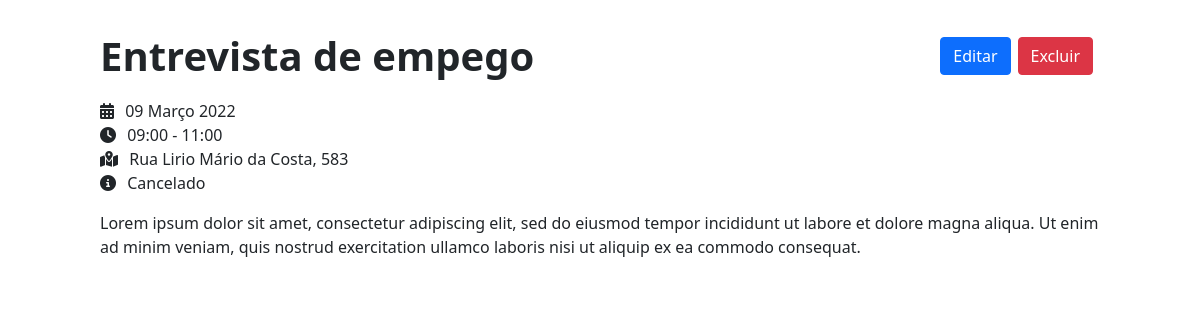
Page /compromisso/82 on the committed database.
### agenda_app/models.py (models this page shows, shortened)
class Compromisso(models.Model):
    titulo = models.CharField(max_length=120)
    observacoes = models.TextField(blank=True)
    data = models.DateField(blank=False)
    hora_Inicio = models.TimeField(auto_now_add=False, blank=False)
    hora_Fim = models.TimeField(auto_now_add=False, blank=False)
    local = models.CharField(max_length=120)
    status = models.CharField(
        max_length=10,
        choices=STATUS,
    )

### agenda_app/views.py (the view)
# urls.py: path('compromisso/<int:id>', views.compromissoView, name='comp-view'),
def compromissoView(request, id):
    compromisso = get_object_or_404(Compromisso, pk=id)
    return render(request, 'agenda_app/compromisso.html', {'compromisso': compromisso})

### agenda_app/templates/agenda_app/compromisso.html (shortened to what this page needs)
{% extends 'base.html' %}
{% block content %}
  <div class="offset-1 col-10 home-div">
    <div class="col-12 bar-div">
      <h1>{{compromisso.titulo}}</h1>
      <div class="col-2 buttons-div">
        <a href="/editar/{{compromisso.id}}">
          <button type="button" class="btn btn-primary">Editar</button>
        </a>
        <a href="/excluir/{{compromisso.id}}">
          <button type="button" class="btn btn-danger">Excluir</button>
        </a>
      </div>
    </div>
    <ul class="info-compromisso">
      <li>
        <i class="fas fa-calendar-alt"></i>
        <p>{{compromisso.data | date:'d F Y'}}</p>
      </li>
      <li>
        <i class="fas fa-clock"></i>
        <p>{{compromisso.hora_Inicio | date:'H:i'}} - {{compromisso.hora_Fim | date:'H:i'}}</p>
      </li>
      <li>
        <i class="fas fa-map-marked-alt"></i>
        <p>{{compromisso.local}}</p>
      </li>
      <li>
        <i class="fas fa-info-circle"></i>
        <p>{{compromisso.status | title}}
      </li>
    </ul>
    <p>{{compromisso.observacoes}}</p>
  </div>
{% endblock %}

### agenda_app/static/css/styles.css (style rules this page uses)
.home-div { padding: 0; margin-top: 2em; margin-bottom: 2em; }
.home-div h1 { font-weight: bold; margin-bottom: 0.6em; }
.info-compromisso { padding: 0; }
.info-compromisso p { margin: 0; padding-left: 0.7em; }
.info-compromisso li { list-style-type: none; display: flex; align-items: center; }
.bar-div { padding: 0; display: flex; justify-content: space-between; margin-bottom: 1.2em; }
.bar-div h1 { margin: 0; }
.buttons-div { padding: 0; display: flex; justify-content: space-evenly; align-items: center; }

### rows in the picture
Compromisso: titulo "Entrevista de empego", data "09 Março 2022", hora_Inicio "09:00", hora_Fim "11:00", local "Rua Lirio Mário da Costa, 583", status "Cancelado", observacoes "Lorem ipsum dolor sit amet, consectetur adipiscing elit, sed do eiusmod tempor incididunt ut labore et dolore magna aliqua. Ut enim ad minim veniam, quis nostrud exercitation ullamco laboris nisi ut aliquip ex ea commodo consequat."
